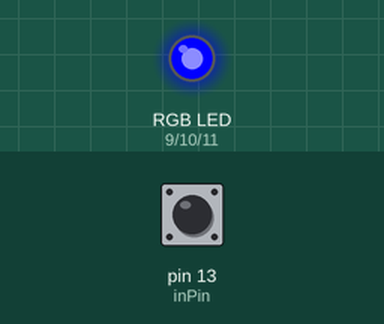
The sketch below on a simulated Arduino Uno, built with avr-gcc and run on an emulated ATmega328P. Shown: an RGB LED mixed from three pins (HIGH = lit). Dashed ring = blinking. Inputs (shaded band) come from the test bench; at power-on: pin 13 (inPin) HIGH.

Above: at 1.2 s.
1.3 s: pin 13 (inPin) driven LOW
At 1.6 s:
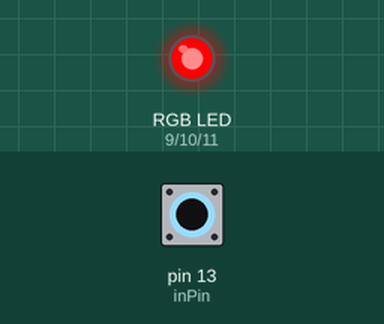
2.8 s: pin 13 (inPin) pulsed HIGH 5 times (0.12 s each, 0.3 s apart)
At 3.07 s:
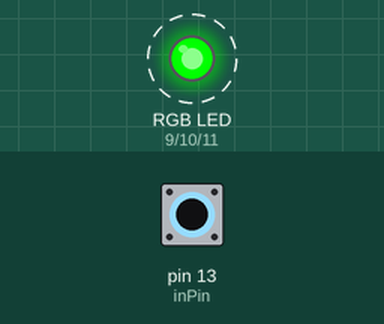
Timing chart, 0 to 5.8 s (numbered marks = the images above; inputs shaded):
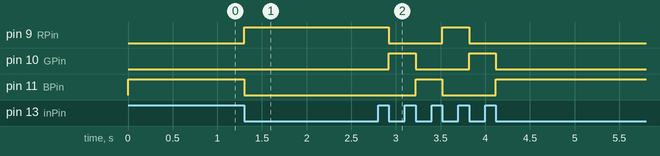

The sketch:

sketch_dec20b.ino
```cpp
int BPin = 11;
int GPin = 10;
int RPin = 9;
int t = 255;
int val = 0;
int pval = 1;
int inPin = 13;
int Col = 0;

void setup()
{
  pinMode(RPin, OUTPUT);
  pinMode(GPin, OUTPUT);
  pinMode(BPin, OUTPUT);
  pinMode(inPin, INPUT);
}


void loop()
{

  setRGB(Col % 3);  // aqua
  val = digitalRead(inPin);
      if (val == 0 && pval != 0)
  {
    Col++;
    pval=0;
  } else if(val == 1)
  {
    pval=1;
  }

  //If button gets pressed, break here.  Button variable is updated
//Col=Col+1;
//  delay (1000);

}

/*Tonight, my big goal is to have a light that dims over time.  Changes color with the click of a button.
the components to this:
1)


*/


void setColor(int red, int green, int blue)
{
  analogWrite(RPin, red);
  analogWrite(GPin, green);
  analogWrite(BPin, blue);
}

void setRGB(int l)
{
switch (l)
{
  case 0:
  setColor(0,0,255);
  break;

  case 1:
  setColor(255,0,0);
  break;

  case 2:
  setColor(0,255,0);
  break;
}
}
```

Measured:
- after the input at 1.3 s, pin 9 (RPin): LOW → HIGH at once; pin 11 (BPin): HIGH → LOW at once
- after the input at 2.8 s, pin 9 (RPin): HIGH → LOW after 0.12 s, → HIGH 0.60 s later, → LOW 0.30 s later; pin 10 (GPin): alternates HIGH for 0.30 s and LOW for 0.60 s, 4 changes in all, then stays LOW, starting after 0.12 s; pin 11 (BPin): LOW → HIGH after 0.42 s, → LOW 0.30 s later, → HIGH 0.60 s later
